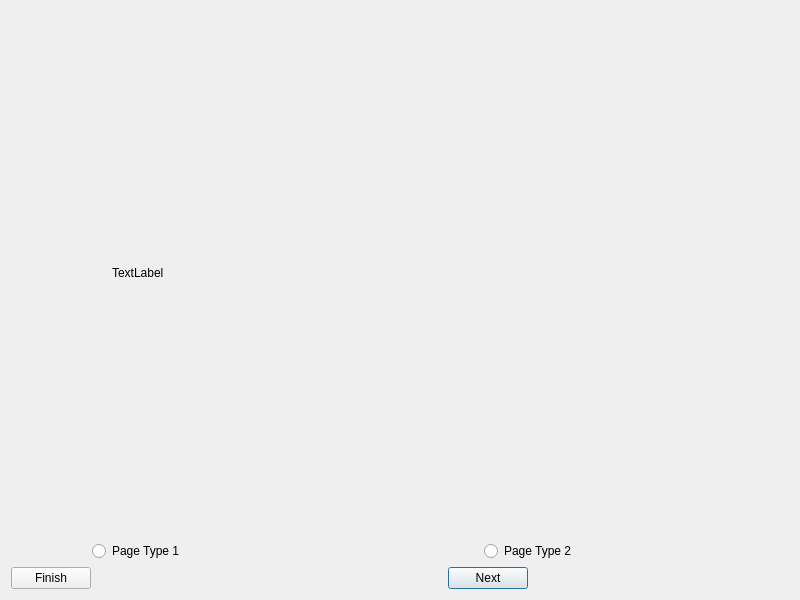
<?xml version="1.0" encoding="UTF-8"?>
<ui version="4.0">
 <class>SelectPageType</class>
 <widget class="QDialog" name="SelectPageType">
  <property name="geometry">
   <rect>
    <x>0</x>
    <y>0</y>
    <width>800</width>
    <height>600</height>
   </rect>
  </property>
  <property name="windowTitle">
   <string>Dialog</string>
  </property>
  <layout class="QGridLayout" name="gridLayout">
   <item row="1" column="1" colspan="2" alignment="Qt::AlignHCenter">
    <widget class="QRadioButton" name="type2Radio">
     <property name="text">
      <string>Page Type 2</string>
     </property>
    </widget>
   </item>
   <item row="2" column="1" alignment="Qt::AlignRight">
    <widget class="QPushButton" name="nextButton">
     <property name="text">
      <string>Next</string>
     </property>
    </widget>
   </item>
   <item row="0" column="0" alignment="Qt::AlignHCenter">
    <widget class="QLabel" name="label">
     <property name="text">
      <string>TextLabel</string>
     </property>
    </widget>
   </item>
   <item row="1" column="0" alignment="Qt::AlignHCenter">
    <widget class="QRadioButton" name="type1Radio">
     <property name="text">
      <string>Page Type 1</string>
     </property>
    </widget>
   </item>
   <item row="2" column="0" alignment="Qt::AlignLeft">
    <widget class="QPushButton" name="pushButton">
     <property name="text">
      <string>Finish</string>
     </property>
    </widget>
   </item>
   <item row="0" column="1" alignment="Qt::AlignHCenter">
    <widget class="QLabel" name="label_2">
     <property name="text">
      <string/>
     </property>
    </widget>
   </item>
  </layout>
 </widget>
 <resources/>
 <connections/>
</ui>
